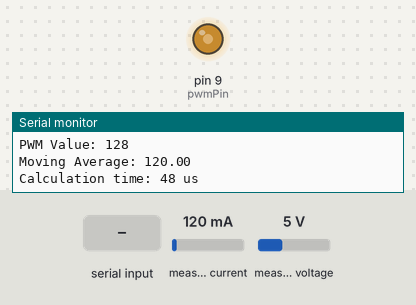
The sketch below on a simulated Arduino Uno, built with avr-gcc and run on an emulated ATmega328P. Parts: output pins drawn as LEDs (lit = HIGH), the last lines printed to the serial monitor. The inputs (shaded band) are chosen by the test bench; at power-on: measured current 120 mA, measured voltage 5 V.

Above: at 1.7 s.
1.8 s: "+" received over Serial
At 2.5 s:
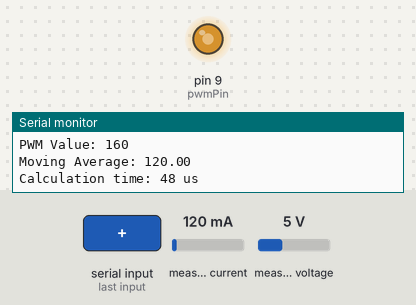
3.3 s: "-" received over Serial
At 4.7 s:
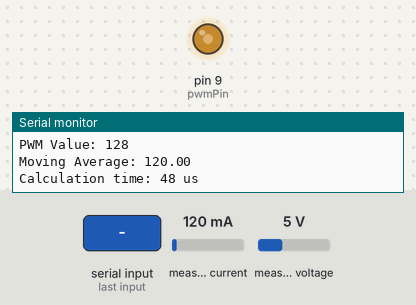
Timing chart, 0 to 6.3 s (numbered marks = the images above; inputs shaded):
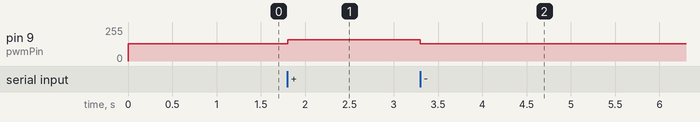

The sketch:

sketch_nov08a.ino
```cpp
#include <Adafruit_INA219.h>

// Modified Moving Average for PWM Curerent or PWM Voltage
// by James Lewis
// www.baldengineer.com/mma
//
// Connect a wire between pin 5 (pwmPin) and analog 0 (analogPin)
// Open the serial monitor. Send the + and - characters to change
// the speed. (you can type in multiples like '+++' to change quickly)
//
// The "average" voltage valued display is the PWM average
// uses 244 bytes of RAM versus 442 bytes of RAM for 100 averages
// calcultes in about 56us versus 1068us

// Pins
const byte pwmPin = 9;
const byte analogPin = A0;

// Let's compare an average of 100
const byte averageCount = 100;

// So we can change the PWM value
int PWMvalue = 128; //~50% Duty

// Variables for the Modified Moving Average
float movingAverage;
float movingAverageSum;

// Timer variables
unsigned long previousMillis = 0;
unsigned int printInterval = 500;
unsigned long startTime = 0;
unsigned long stopTime = 0;
Adafruit_INA219 ina219;

void setup() {
  // put your setup code here, to run once:
  Serial.begin(115200);
  ina219.begin();
  // To use a slightly lower 32V, 1A range (higher precision on amps):
  //ina219.setCalibration_32V_1A();
  // Or to use a lower 16V, 400mA range (higher precision on volts and amps):
  ina219.setCalibration_16V_400mA();
  pinMode(analogPin, INPUT); // not necessary, for FYI
  pinMode(pwmPin, OUTPUT); // not neceessary, for FYI

  // Start the PWM waveform
  analogWrite(pwmPin, PWMvalue); // ~50% Duty Cycle

  // Pre-load MMA
  for (int x=0; x < averageCount; x++){
      float shuntvoltage = ina219.getShuntVoltage_mV();
      float busvoltage = ina219.getBusVoltage_V();
      float current_mA = ina219.getCurrent_mA();
      float loadvoltage = busvoltage + (shuntvoltage / 1000);
      float currentValue = loadvoltage;

    movingAverageSum = movingAverageSum + current_mA;
  }

   // Calculate inital average
   movingAverage = movingAverageSum / averageCount;
}

void loop() {
  // check for serial control
  handleSerial();


  // each interation of loop, update moving average
  // Get a new sample
  //unsigned int currentValue = analogRead(analogPin);
  float shuntvoltage = ina219.getShuntVoltage_mV();
  float busvoltage = ina219.getBusVoltage_V();
  float current_mA = ina219.getCurrent_mA();
  float loadvoltage = busvoltage + (shuntvoltage / 1000);
  float currentValue = loadvoltage;

  startTime = micros();
  // Remove previous movingAverage from the sum
  movingAverageSum = movingAverageSum - movingAverage;
  // Replace it with the current sample
  movingAverageSum = movingAverageSum + current_mA;
  // Recalculate movingAverage
  movingAverage = movingAverageSum / averageCount;
  stopTime = micros();

  if (millis() - previousMillis >= printInterval) {
    Serial.print(F("currentValue: "));
    Serial.println(currentValue);
    Serial.print(F("iValue: "));
    Serial.println(current_mA);
    Serial.print(F("PWM Value: "));
    Serial.println(PWMvalue);
    Serial.print(F("Moving Average: "));
    Serial.println(movingAverage);
    Serial.print("Calculation time: ");
    Serial.print(stopTime - startTime);
    Serial.println(" us");
    Serial.println();
    Serial.flush();

    // reset the millis clock
    previousMillis = millis();

  }

}

void handleSerial() {
  // we only care about two characters to change the pwm
  if (Serial.available() > 0) {
    switch (Serial.read()) {
      case '+':
        PWMvalue = PWMvalue + 32;
        if (PWMvalue >= 255)
          PWMvalue = 255;
      break;
      case '-':
        PWMvalue = PWMvalue - 32;
        if (PWMvalue <= 0)
          PWMvalue = 0;
      break;
    }
    analogWrite(pwmPin, PWMvalue);
  }
}
```

Measured:
- after the input at 1.8 s, pin 9 (pwmPin): 128/255 → 160/255 at once
- after the input at 3.3 s, pin 9 (pwmPin): 160/255 → 128/255 at once
